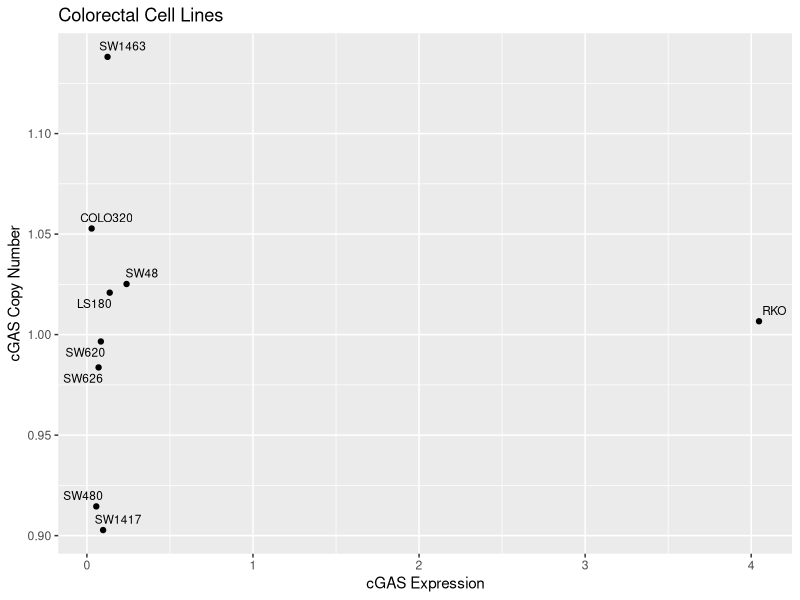

R code for this plot:
## ---- chunk 1
knitr::opts_chunk$set(echo = FALSE)
library(tidyverse)
library(readxl)
library(dplyr)
library(ggrepel)
expression <- read_excel("cGAS-STING-expression.xlsx")
copynumber <- read_excel("cGAS-STING-copy.xlsx")
mutation <- read_excel("cGAS-STING-mutation.xlsx")
info <- read_excel("cell-line-info.xlsx")
filtercell <- read_excel("cell line bank.xlsx")
## ---- chunk 2
cgas_mutation <- mutation %>%
  filter(CGAS == 1)

cGAS_data <- expression %>%
  ##filter(CGAS_express < 0.25) %>%
  inner_join(copynumber) %>%
  inner_join(info) %>%
  anti_join(cgas_mutation) %>%
  select(lineage_1, CGAS_express, CGAS_copy, cell_line)
## ---- chunk 3
cGAS_data %>%
  full_join(filtercell) %>%
  filter(lineage_1 == "Colorectal") %>%
  filter(used == 1) %>%
ggplot(aes(x = CGAS_express, y = CGAS_copy)) +
  geom_point() +
  geom_text_repel(aes(x = CGAS_express, y = CGAS_copy, label = cell_line), 
                  size = 3) + 
  labs(x = "cGAS Expression", y = "cGAS Copy Number", 
       title = "Colorectal Cell Lines")
